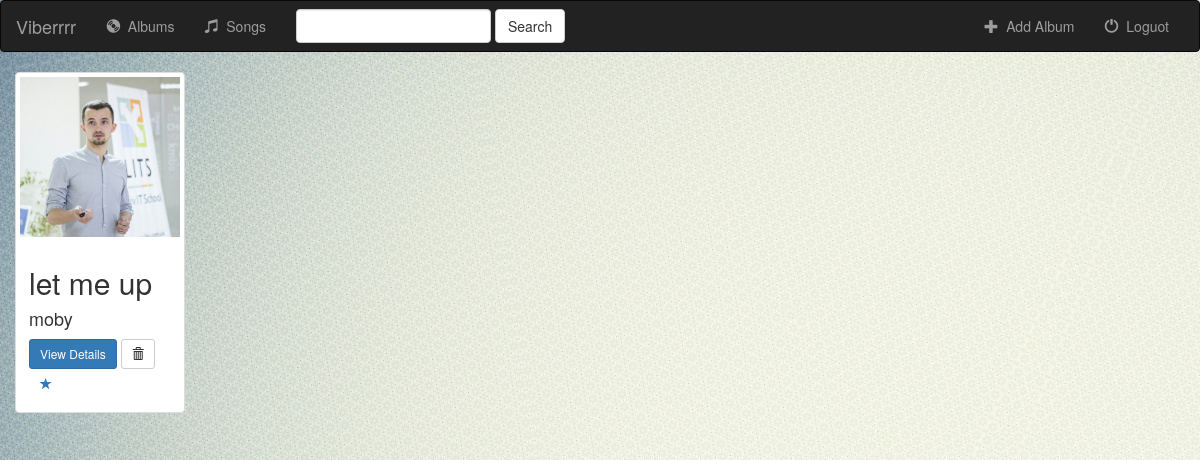
The app's page /music/ with its own data.
### music/models.py (models this page shows, shortened)
class Album(models.Model):
    artist = models.CharField(max_length=250)
    album_title = models.CharField(max_length=250)
    genre = models.CharField(max_length=250)
    album_logo = models.FileField(default=None)

### music/views.py (the view)
class IndexView(generic.ListView):
    template_name = 'index.html'
    context_object_name = 'all_albums'
    def get_queryset(self):
        return Album.objects.all()

### templates/index.html (shortened to what this page needs)
{% extends 'base.html' %}
{% block body %}
    <div class="albums-container container-fluid">
        <div class="row">
            {% for album in all_albums %}
                <div class="col-sm-4 col-lg-2">
                    <div class="thumbnail">
                        <a href="{% url 'music:detail' album.id %}">
                            <img src="{{ album.album_logo.url }}" class="img-responsive">
                        </a>
                        <div class="caption">
                            <h2>{{ album.album_title }}</h2>
                            <h4>{{ album.artist }}</h4>
                            <a href="{% url 'music:detail' album.id %}" class="btn btn-primary btn-sm">View Details</a>
                            <form action="{% url 'music:album-delete' album.id %}" method="post" style="display: inline;">
                                <button type="submit" class="btn btn-default btn-sm">
                                    <span class="glyphicon glyphicon-trash"></span>
                                </button>
                            </form>
                            <a href="#" class="btn btn default btn-sm btm-favorite">
                                <span class="glyphicon glyphicon-star"></span>
                            </a>
                        </div>
                    </div>
                </div>
            {% endfor %}
        </div>
    </div>
{% endblock %}

### music/static/music/style.css (style rules this page uses)
body { background: white url("images/colorful-triangles-background_yB0qTG6.jpg"); }

### records on screen
Album: album_logo (picture), album_title "let me up", artist "moby"
